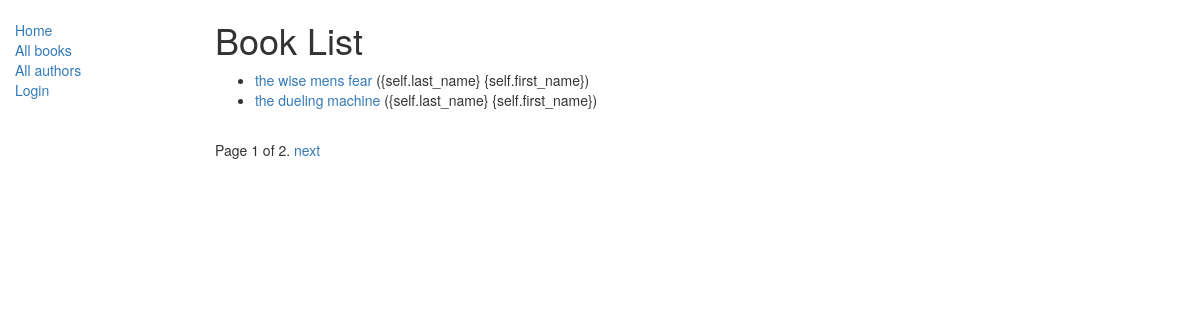
/catalog/books/, run on the app's committed database.
### catalog/models.py (models this page shows, shortened)
class Book(models.Model):
    title = models.CharField(max_length=200)
    author = models.ForeignKey('Author', on_delete=models.SET_NULL, null=True)
    summary = models.TextField(max_length=1000, help_text="Enter a brief description of the book")
    isbn = models.CharField('ISBN',max_length=13, help_text='13 Character <a href="https://www.isbn-international.org/content/what-isbn">ISBN number</a>')
    genre = models.ManyToManyField(Genre, help_text="Select a genre for this book")
    def get_absolute_url(self):
        return reverse('book-detail', args=[str(self.id)])

### catalog/views.py (the view)
class BookListView(generic.ListView):
    model = Book
    paginate_by = 2

### catalog/models.py (called while the page is built)
    def __str__(self):
        return '{self.last_name} {self.first_name}'

### catalog/templates/catalog/book_list.html
{% extends "base_generic.html" %}
{% block content %}
    <h1>Book List</h1>
    {% if book_list %}
    <ul>
      {% for book in book_list %}
      <li>
        <a href="{{ book.get_absolute_url }}">{{ book.title }}</a> ({{book.author}})
      </li>
      {% endfor %}
    </ul>
    {% else %}
      <p>There are no books in the library.</p>
    {% endif %}
{% endblock %}

### data on the page
Book: title "the wise mens fear", author "{self.last_name} {self.first_name}"
Book: title "the dueling machine", author "{self.last_name} {self.first_name}"

### other printed values
{{ page_obj.number }} "1"
{{ page_obj.paginator.num_pages }} "2"
